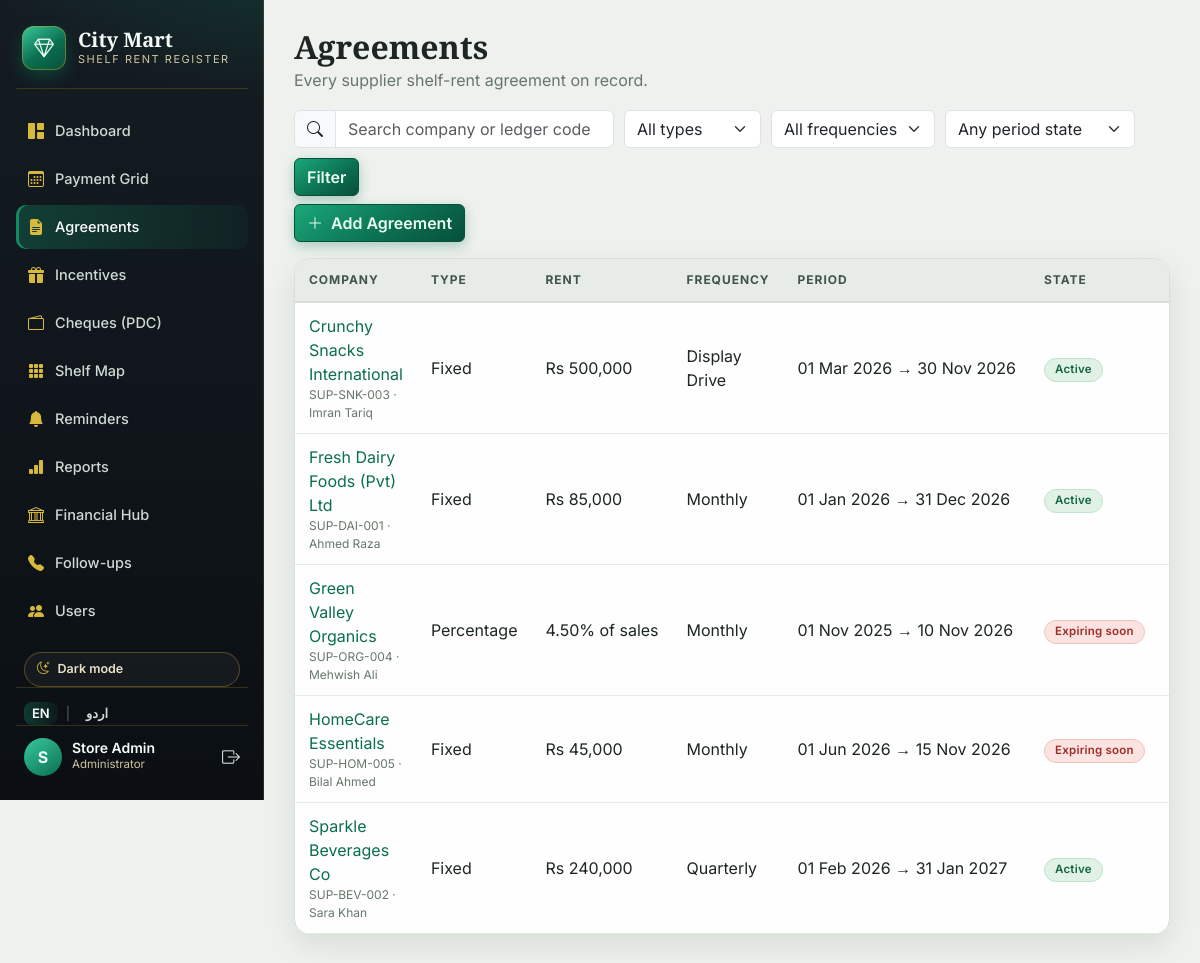
/agreements.php (signed in), run on an earlier commit of the app's database.
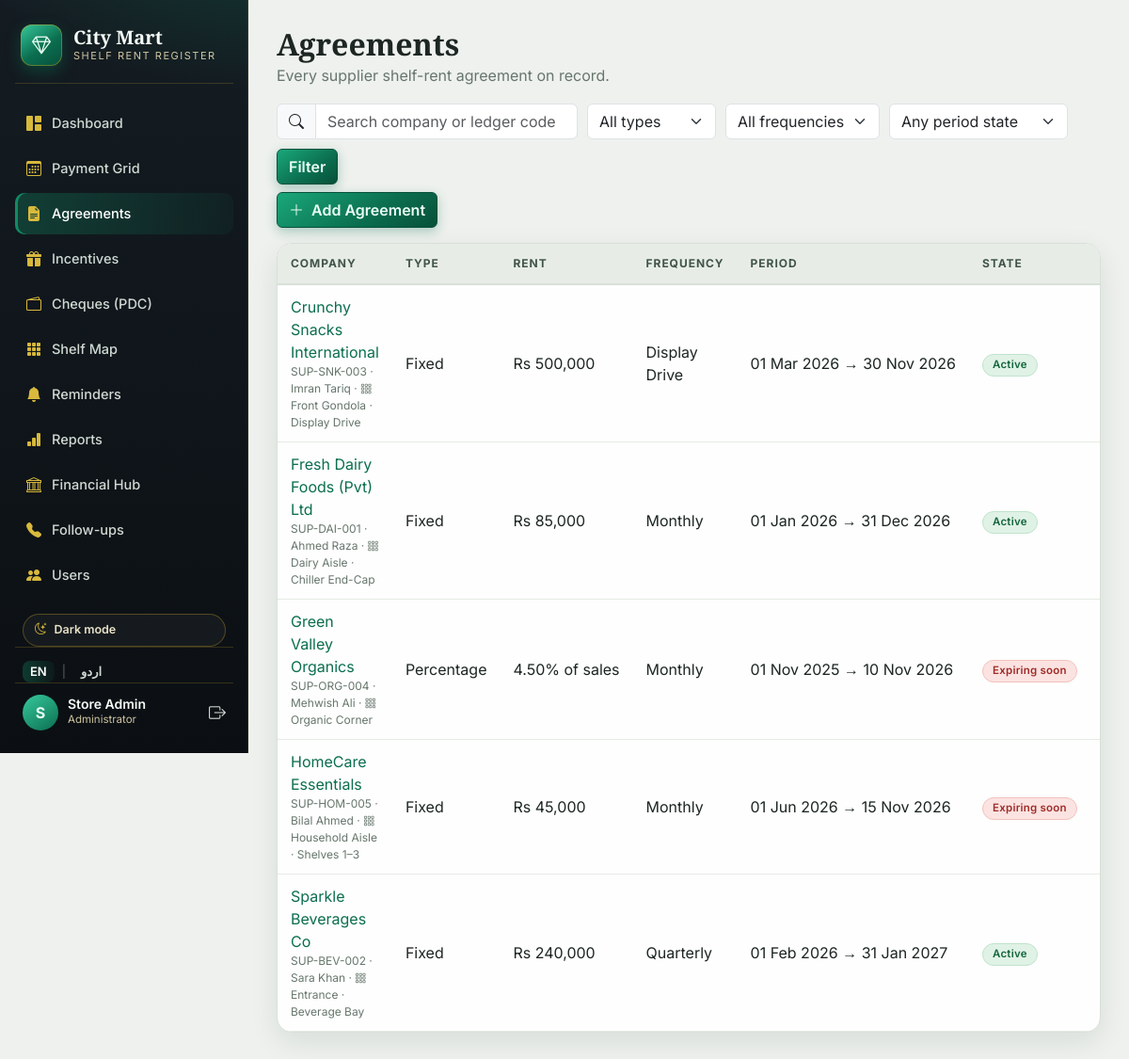
And on a later commit of the database.
### tables this page shows
CREATE TABLE IF NOT EXISTS agreements (
  id                INT UNSIGNED AUTO_INCREMENT PRIMARY KEY,
  supplier_name     VARCHAR(150) NOT NULL,
  ledger_code       VARCHAR(60)  NOT NULL UNIQUE,
  contact_person    VARCHAR(100) NULL,
  contact_phone     VARCHAR(40)  NULL,
  contact_email     VARCHAR(120) NULL,
  rent_type         ENUM('fixed','percentage') NOT NULL DEFAULT 'fixed',
  rent_amount       DECIMAL(12,2) NULL,           
  percentage_rate   DECIMAL(5,2)  NULL,           
  wht_percent       DECIMAL(5,2)  NOT NULL DEFAULT 0,   
  gst_percent       DECIMAL(5,2)  NOT NULL DEFAULT 0,   
  shelf_id          INT UNSIGNED NULL,            
  billing_frequency ENUM('monthly','quarterly','display_drive') NOT NULL DEFAULT 'monthly',
  period_from       DATE NOT NULL,
  period_to         DATE NOT NULL,
  scan_file         VARCHAR(255) NULL,            
  notes             VARCHAR(255) NULL,
  created_by        INT UNSIGNED NULL,
  created_at        TIMESTAMP NOT NULL DEFAULT CURRENT_TIMESTAMP,
  updated_at        TIMESTAMP NOT NULL DEFAULT CURRENT_TIMESTAMP ON UPDATE CURRENT_TIMESTAMP,
  CONSTRAINT fk_agreements_user FOREIGN KEY (created_by) REFERENCES users(id) ON DELETE SET NULL,
  CONSTRAINT fk_agreements_shelf FOREIGN KEY (shelf_id) REFERENCES shelves(id) ON DELETE SET NULL,
  CHECK (period_to >= period_from)
);

CREATE TABLE IF NOT EXISTS shelves (
  id         INT UNSIGNED AUTO_INCREMENT PRIMARY KEY,
  label      VARCHAR(120) NOT NULL,               
  zone       VARCHAR(120) NULL,                   
  sort_order INT NOT NULL DEFAULT 0,
  created_at TIMESTAMP NOT NULL DEFAULT CURRENT_TIMESTAMP
);

### lang.php (called while the page is built, shortened)
<?php
function appLang(): string
{
    return $_SESSION['lang'] ?? 'en';
}
function t(string $key): string
{
    static $dict = null;
    $lang = appLang();
    return $dict[$lang][$key] ?? $dict['en'][$key] ?? $key;
}
function freqLabel(string $f): string
{
    return [
        'monthly'       => t('monthly'),
        'quarterly'     => t('quarterly'),
        'display_drive' => t('display_drive'),
    ][$f] ?? ucfirst(str_replace('_', ' ', $f));
}

### auth.php (called while the page is built, shortened)
<?php
require_once __DIR__ . '/config.php';
require_once __DIR__ . '/lang.php';
function e($v): string
{
    return htmlspecialchars((string)($v ?? ''), ENT_QUOTES, 'UTF-8');
}
function money($n): string
{
    return cfg('currency') . ' ' . number_format((float)$n, 0);
}

### billing.php (called while the page is built, shortened)
<?php
function shelfByAgreement(PDO $pdo): array
{
    $out = [];
    try {
        $rows = $pdo->query(
            'SELECT a.id AS agreement_id, s.* FROM agreements a JOIN shelves s ON s.id = a.shelf_id'
        )->fetchAll();
        foreach ($rows as $r) $out[(int)$r['agreement_id']] = $r;
    } catch (Throwable $ex) {
    }
    return $out;
}

### config.php (called while the page is built, shortened)
<?php
function cfg(string $key)
{
    $map = [
        'db_host' => DB_HOST, 'db_port' => DB_PORT, 'db_name' => DB_NAME,
        'db_user' => DB_USER, 'db_pass' => DB_PASS,
        'mart_name' => MART_NAME, 'app_name' => APP_NAME, 'currency' => CURRENCY,
        'due_day' => DUE_DAY, 'expiry_warn_days' => EXPIRY_WARN_DAYS,
        'upload_dir' => UPLOAD_DIR, 'upload_url' => UPLOAD_URL,
        'max_upload_bytes' => MAX_UPLOAD_BYTES,
    ];
    return $map[$key] ?? null;
}

### agreements.php (the view, shortened to what the changed rows need)
<?php
require_once __DIR__ . '/db.php';
require_once __DIR__ . '/billing.php';
require_once __DIR__ . '/layout.php';
$pdo = db();
$sql  = 'SELECT * FROM agreements WHERE 1 = 1';
$args = [];
$countSt = $pdo->prepare(str_replace('SELECT *', 'SELECT COUNT(*)', $sql));
$countSt->execute($args);
$totalRows = (int)$countSt->fetchColumn();
[$page, $pages, $offset] = paginate($totalRows, 20);
$sql .= ' ORDER BY supplier_name LIMIT :lim OFFSET :off';
$st = $pdo->prepare($sql);
$st->bindValue(':lim', 20, PDO::PARAM_INT);
$st->bindValue(':off', $offset, PDO::PARAM_INT);
$st->execute();
$rows = $st->fetchAll();
$shelfMap = shelfByAgreement($pdo);
$today = date('Y-m-d');
$limit = date('Y-m-d', strtotime('+' . EXPIRY_WARN_DAYS . ' days'));
?>
<div class="panel p-0 overflow-hidden">
  <div class="table-responsive">
    <table class="table table-luxe align-middle mb-0">
      <thead>
        <tr>
          <th><?= e(t('company')) ?></th><th><?= e(t('type')) ?></th><th><?= e(t('rent')) ?></th><th><?= e(t('frequency')) ?></th>
          <th><?= e(t('period')) ?></th><th><?= e(t('state')) ?></th><th><?= e(t('scan')) ?></th><th class="text-end"><?= e(t('actions')) ?></th>
        </tr>
      </thead>
      <tbody id="agreementsBody">
      <?php foreach ($rows as $ag):
        if ($ag['period_to'] < $today)      $state = [t('expired'), 'pill-out'];
        elseif ($ag['period_to'] <= $limit) $state = [t('expiring_soon'), 'pill-overdue'];
        else                                $state = [t('active'), 'pill-received'];
      ?>
        <tr data-search="<?= e(strtolower($ag['supplier_name'] . ' ' . $ag['ledger_code'] . ' ' . ($ag['contact_person'] ?? ''))) ?>">
          <td>
            <a href="company.php?id=<?= (int)$ag['id'] ?>"><?= e($ag['supplier_name']) ?></a>
            <div class="cell-sub"><?= e($ag['ledger_code']) ?><?= $ag['contact_person'] ? ' · ' . e($ag['contact_person']) : '' ?><?= isset($shelfMap[(int)$ag['id']]) ? ' · <i class="bi bi-grid-3x3-gap"></i> ' . e($shelfMap[(int)$ag['id']]['label']) : '' ?></div>
          </td>
          <td><?= $ag['rent_type'] === 'fixed' ? e(t('fixed')) : e(t('percentage')) ?></td>
          <td class="text-nowrap"><?= $ag['rent_type'] === 'fixed' ? money($ag['rent_amount']) : e($ag['percentage_rate']) . '% ' . e(t('of_sales')) ?></td>
          <td><?= e(freqLabel($ag['billing_frequency'])) ?></td>
          <td class="text-nowrap"><span dir="ltr"><?= date('d M Y', strtotime($ag['period_from'])) ?> → <?= date('d M Y', strtotime($ag['period_to'])) ?></span></td>
          <td><span class="pill <?= $state[1] ?>"><?= $state[0] ?></span></td>
          <td>
          </td>
        </tr>
      <?php endforeach; ?>
      </tbody>
    </table>
  </div>
</div>

What changed in the data, as far as the page shows it:
changed agreements "Crunchy Snacks International": id.label (not shown) → "Front Gondola · Display Drive"
changed agreements "Fresh Dairy Foods (Pvt) Ltd": id.label (not shown) → "Dairy Aisle · Chiller End-Cap"
changed agreements "Green Valley Organics": id.label (not shown) → "Organic Corner"
changed agreements "HomeCare Essentials": id.label (not shown) → "Household Aisle · Shelves 1–3"
changed agreements "Sparkle Beverages Co": id.label (not shown) → "Entrance · Beverage Bay"
